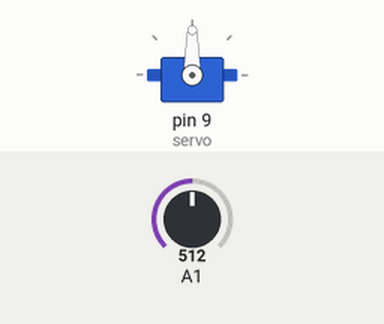
Simulated run of this sketch. Board: Arduino Uno, built with avr-gcc and run on an emulated ATmega328P. Parts: servo. The test bench sets the inputs (shaded band); at power-on: A1 = 512.

Above: at 1.2 s.
1.3 s: A1 set to 716
At 1.8 s:
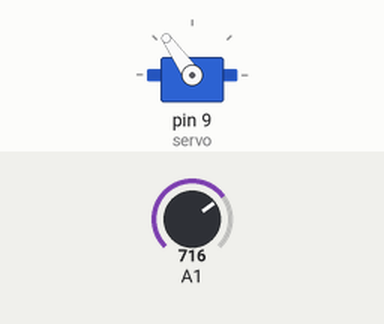
2.8 s: A1 set to 900
At 4.0 s:
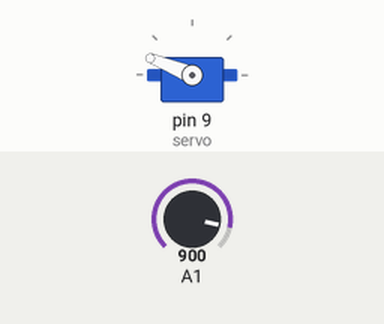
4.3 s: A1 set to 1023
At 5.3 s:
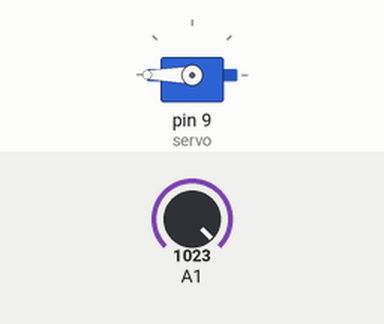
5.8 s: A1 set to 306
At 6.4 s:
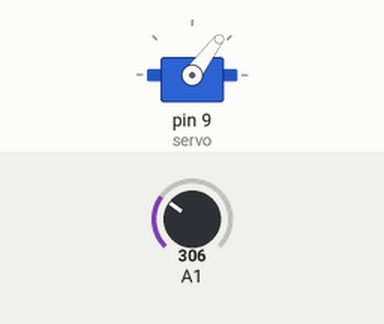
7.3 s: A1 set to 122
At 7.6 s:
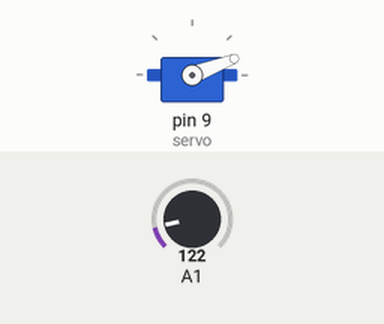
Timing chart, 0 to 9.8 s (numbered marks = the images above; inputs shaded):
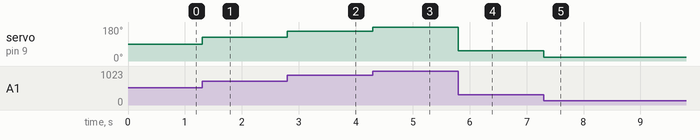

Measured:
- after the input at 1.3 s, servo on pin 9 (servo): 90° → 125° at once
- after the input at 2.8 s, servo on pin 9 (servo): 125° → 158° at once
- after the input at 4.3 s, servo on pin 9 (servo): 158° → 180° at once
- after the input at 5.8 s, servo on pin 9 (servo): 180° → 53° at once
- after the input at 7.3 s, servo on pin 9 (servo): 53° → 21° at once

The sketch:

servo_potentio.ino
```cpp
#include <Servo.h>
int pos = 0;
Servo servo;
int sudah=0;
void setup()
{
  servo.attach(9);
}
void loop()
{
  int val = analogRead(A1);
    pos=map(val, 0, 1023, 0, 180);
    servo.write(pos);
}
```
